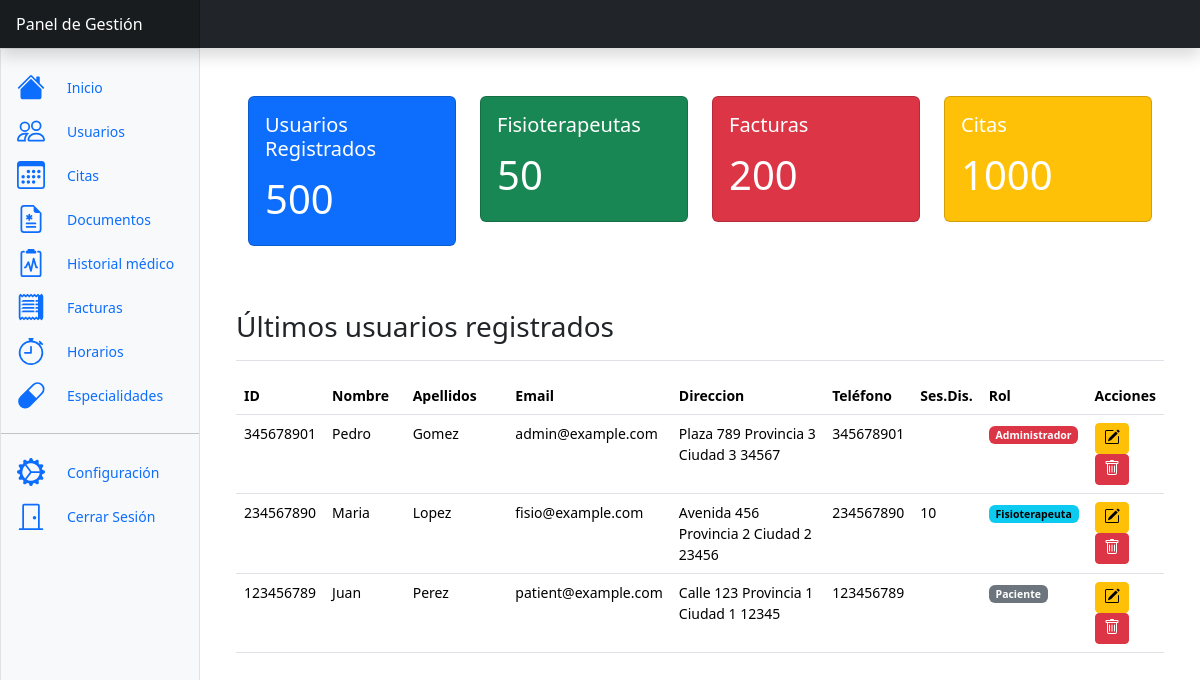
Before: /pages/start.php (signed in) with the older database file.
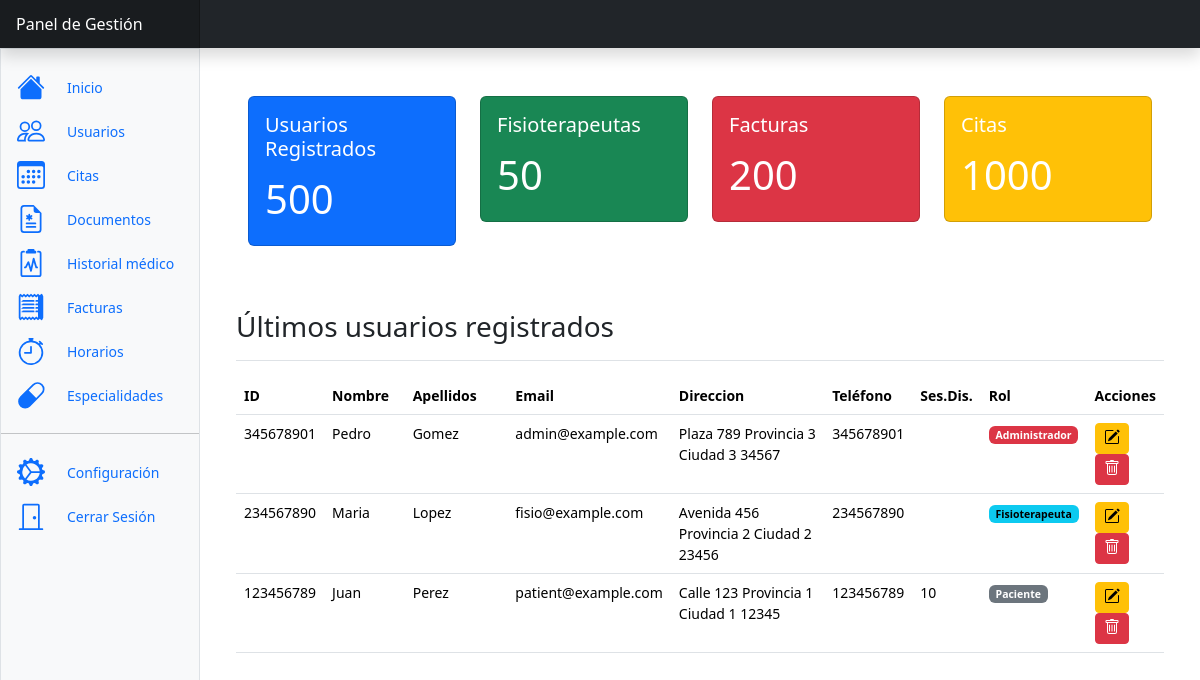
After: the same page with the newer database file.
### tables this page shows
CREATE TABLE usuarios (
  usuario_id VARCHAR(9) PRIMARY KEY,
  nombre VARCHAR(255),
  apellidos VARCHAR(255),
  telefono VARCHAR(100),
  fecha_nacimiento DATE,
  direccion VARCHAR(100),
  provincia VARCHAR(100),
  municipio VARCHAR(100),
  cp VARCHAR(7),
  email VARCHAR(100) UNIQUE,
  pass VARCHAR(255),
  rol ENUM('Administrador', 'Paciente', 'Fisioterapeuta'),
  genero ENUM('hombre', 'mujer', 'otro'),
  especialidad INT,
  sesiones_disponibles INT,
  FOREIGN KEY (especialidad) REFERENCES especialidades(especialidad_id)
);

### models/BaseModel.php (called while the page is built, shortened)
<?php
class BaseModel
{
    protected static $conexion = null;
    public function __construct()
    {
        if (self::$conexion === null) {
            $host = 'mysql';
            $usuario = 'root';
            $contrasena = 'root';
            $base_de_datos = 'clinic-managment';
            self::$conexion = new mysqli($host, $usuario, $contrasena, $base_de_datos);
        }
    }
}

### controllers/StartController.php (called while the page is built, shortened)
<?php
require_once '../models/StartModel.php';
class StartController
{
    private $startModel;
    public function __construct()
    {
        $this->startModel = new StartModel();
    }
    public function obtenerUltimosUsuarios() {
        return  $this->startModel->obtenerUltimosUsuarios();
    }
}

### models/StartModel.php (called while the page is built, shortened)
<?php
require 'BaseModel.php';
class StartModel extends BaseModel
{
    public function obtenerUltimosUsuarios($limite = 5)
    {
        $sql = "SELECT * FROM usuarios ORDER BY usuario_id DESC LIMIT ?";
        $stmt = self::$conexion->prepare($sql);
        $stmt->bind_param("i", $limite);
        $stmt->execute();
        $resultado = $stmt->get_result();
        $usuarios = [];
        while ($fila = $resultado->fetch_assoc()) {
            $usuarios[] = $fila;
        }
        return $usuarios;
    }
}

### pages/start.php (the view, shortened to what this page needs)
<?php
require_once '../controllers/StartController.php';
$startController = new StartController();
$usuarios = $startController->obtenerUltimosUsuarios();
include_once './includes/dashboard.php';
?>
<div class="container">
    <div class="container mt-5">
        <div class="row row-cols-1 row-cols-md-2 row-cols-lg-4 g-4">
            <div class="col">
                <div class="card text-white bg-primary">
                    <div class="card-body">
                        <h5 class="card-title">Usuarios Registrados</h5>
                        <p class="card-text fs-1">500</p>
                    </div>
                </div>
            </div>
            <div class="col">
                <div class="card text-white bg-success">
                    <div class="card-body">
                        <h5 class="card-title">Fisioterapeutas</h5>
                        <p class="card-text fs-1">50</p>
                    </div>
                </div>
            </div>
            <div class="col">
                <div class="card text-white bg-danger">
                    <div class="card-body">
                        <h5 class="card-title">Facturas</h5>
                        <p class="card-text fs-1">200</p>
                    </div>
                </div>
            </div>
            <div class="col">
                <div class="card text-white bg-warning">
                    <div class="card-body">
                        <h5 class="card-title">Citas</h5>
                        <p class="card-text fs-1">1000</p>
                    </div>
                </div>
            </div>
        </div>
    </div>
    <div class="d-flex justify-content-between flex-wrap flex-md-nowrap align-items-center pt-3 pb-2 mb-3 mt-5 border-bottom">
        <h3>Últimos usuarios registrados</h3>
    </div>
    <div class="table-responsive small">
        <div class="row">
            <div class="col">
                <div class="table-responsive">
                    <table class="table">
                        <thead>
                            <tr>
                                <th scope="col" style="width: 5%;">ID</th>
                                <th scope="col" style="width: 10%;">Nombre</th>
                                <th scope="col" style="width: 15%;">Apellidos</th>
                                <th scope="col" style="width: 15%;">Email</th>
                                <th scope="col" style="width: 29%;">Direccion</th>
                                <th scope="col" style="width: 5%;">Teléfono</th>
                                <th scope="col" style="width: 5%;">Ses.Dis.</th>
                                <th scope="col" style="width: 5%;">Rol</th>
                                <th scope="col" style="width: 8%;">Acciones</th>
                            </tr>
                        </thead>
                        <tbody>
                            <?php foreach ($usuarios as $usuario) : ?>
                                <tr>
                                    <td><?php echo $usuario['usuario_id']; ?></td>
                                    <td><?php echo $usuario['nombre']; ?></td>
                                    <td><?php echo $usuario['apellidos']; ?></td>
                                    <td><?php echo $usuario['email']; ?></td>
                                    <td><?php echo $usuario['direccion'] . ' ' . $usuario['provincia'] . ' ' . $usuario['municipio'] . ' ' . $usuario['cp'] ?></td>
                                    <td><?php echo $usuario['telefono']; ?></td>
                                    <td><?php echo $usuario['sesiones_disponibles']; ?></td>
                                    <td>
                                        <?php
                                        $rol = $usuario['rol'];
                                        switch ($rol) {
                                            case 'Paciente':
                                                $text_gb_class = 'text-bg-secondary';
                                                break;
                                            case 'Fisioterapeuta':
                                                $text_gb_class = 'text-bg-info';
                                                break;
                                            case 'Administrador':
                                                $text_gb_class = 'text-bg-danger';
                                                break;
                                        }
                                        ?>
                                        <span class="badge <?php echo $text_gb_class; ?>">
                                            <?php echo $rol; ?>
                                        </span>
                                    </td>
                                    <td>
                                        <button class="btn btn-sm btn-warning" data-bs-toggle="modal" data-bs-target="#edit_<?php echo $usuario['usuario_id']; ?>">
                                        </button>
                                        <button class="btn btn-sm btn-danger" data-bs-toggle="modal" data-bs-target="#delete_<?php echo $usuario['usuario_id']; ?>">
                                            </button>
                                    </td>
                                </tr>
                            <?php endforeach; ?>
                        </tbody>
                    </table>
                </div>
            </div>
        </div>
</main>
</body>
</html>

### pages/includes/dashboard.php (shortened to what this page needs)
<!doctype html>
<html lang="en" data-bs-theme="auto">
<head>
    <link href="../assets/bootstrap-5.3/css/bootstrap.min.css" rel="stylesheet">
    <link href="../assets/bootstrap-5.3/css/dashboard.css" rel="stylesheet">
</head>
<body>
    <header class="navbar sticky-top bg-dark flex-md-nowrap p-0 shadow" data-bs-theme="dark">
        <a class="navbar-brand col-md-3 col-lg-2 me-0 px-3 fs-6 text-white" disabled>Panel de Gestión</a>
    </header>
    <div class="container-fluid">
        <div class="row">
            <div class="sidebar border border-right col-md-3 col-lg-2 p-0 bg-body-tertiary">
                <div class="offcanvas-md offcanvas-end bg-body-tertiary" tabindex="-1" id="sidebarMenu" aria-labelledby="sidebarMenuLabel">
                    <div class="offcanvas-body d-md-flex flex-column p-0 pt-lg-3 overflow-y-auto">
                        <ul class="nav flex-column">
                            <li class="nav-item">
                                <a class="nav-link d-flex align-items-center gap-2" aria-current="page" href="start.php">
                                    <svg class="bi">
                                        <use xlink:href="#house-fill" />
                                    </svg>
                                    Inicio
                                </a>
                            </li>
                            <li class="nav-item">
                                <a class="nav-link d-flex align-items-center gap-2" aria-current="page" href="users.php">
                                    <svg class="bi">
                                        <use xlink:href="#people" />
                                    </svg>
                                    Usuarios
                                </a>
                            </li>
                            <li class="nav-item">
                                <a class="nav-link d-flex align-items-center gap-2" aria-current="page" href="appointments.php">
                                    <svg class="bi">
                                        <use xlink:href="#calendar3" />
                                    </svg>
                                    Citas
                                </a>
                            </li>
                            <li class="nav-item">
                                <a class="nav-link d-flex align-items-center gap-2" aria-current="page" href="documentos.php">
                                    Documentos
                                </a>
                            </li>
                            <li class="nav-item">
                                <a class="nav-link d-flex align-items-center gap-2" aria-current="page" href="medical-history.php">
                                    <svg class="bi">
                                        <use xlink:href="#history" />
                                    </svg>
                                    Historial médico
                                </a>
                            </li>
                            <li class="nav-item">
                                <a class="nav-link d-flex align-items-center gap-2" aria-current="page" href="invoices.php">
                                    Facturas
                                </a>
                            </li>
                            <li class="nav-item">
                                <a class="nav-link d-flex align-items-center gap-2" aria-current="page" href="schedule.php">
                                    Horarios
                                </a>
                            </li>
                            <li class="nav-item">
                                <a class="nav-link d-flex align-items-center gap-2" aria-current="page" href="speciality.php">
                                    <svg xmlns="http://www.w3.org/2000/svg" width="16" height="16" fill="currentColor" class="bi bi-capsule" viewBox="0 0 16 16">
                                        <path d="M1.828 8.9 8.9 1.827a4 4 0 1 1 5.657 5.657l-7.07 7.071A4 4 0 1 1 1.827 8.9Zm9.128.771 2.893-2.893a3 3 0 1 0-4.243-4.242L6.713 5.429z" />
                                    </svg>
                                    Especialidades
                                </a>
                            </li>
                        </ul>
                        <hr class="my-3">
                        <ul class="nav flex-column mb-auto">
                            <li class="nav-item">
                                <a class="nav-link d-flex align-items-center gap-2" aria-current="page" href="settings.php">
                                    <svg class="bi">
                                        <use xlink:href="#gear-wide-connected" />
                                    </svg>
                                    Configuración </a>
                            </li>
                            <li class="nav-item">
                                <a href="#" onclick="cerrarSesion()" class="nav-link d-flex align-items-center gap-2">
                                    <svg class="bi">
                                        <use xlink:href="#door-closed" />
                                    </svg>
                                    Cerrar Sesión
                                </a>
                            </li>
                        </ul>
                    </div>
                </div>
            </div>
            <main class="col-md-9 ms-sm-auto col-lg-10 px-md-4" style="height: 100vh; margin: 0; max-height: calc(100vh - 50px); overflow-y: auto;" id="contenido">

### pages/includes/dashboard.php (style rules this page uses)
.nav-link { font-size: 1.5rem; }
.nav-link svg { width: 2em; height: 2em; margin-right: 1em; }
.bi { vertical-align: -.125em; fill: currentColor; }

Changed rows visible on the page:
changed usuarios "Maria": sesiones_disponibles "10" → (not shown)
changed usuarios "Juan": sesiones_disponibles (not shown) → "10"
